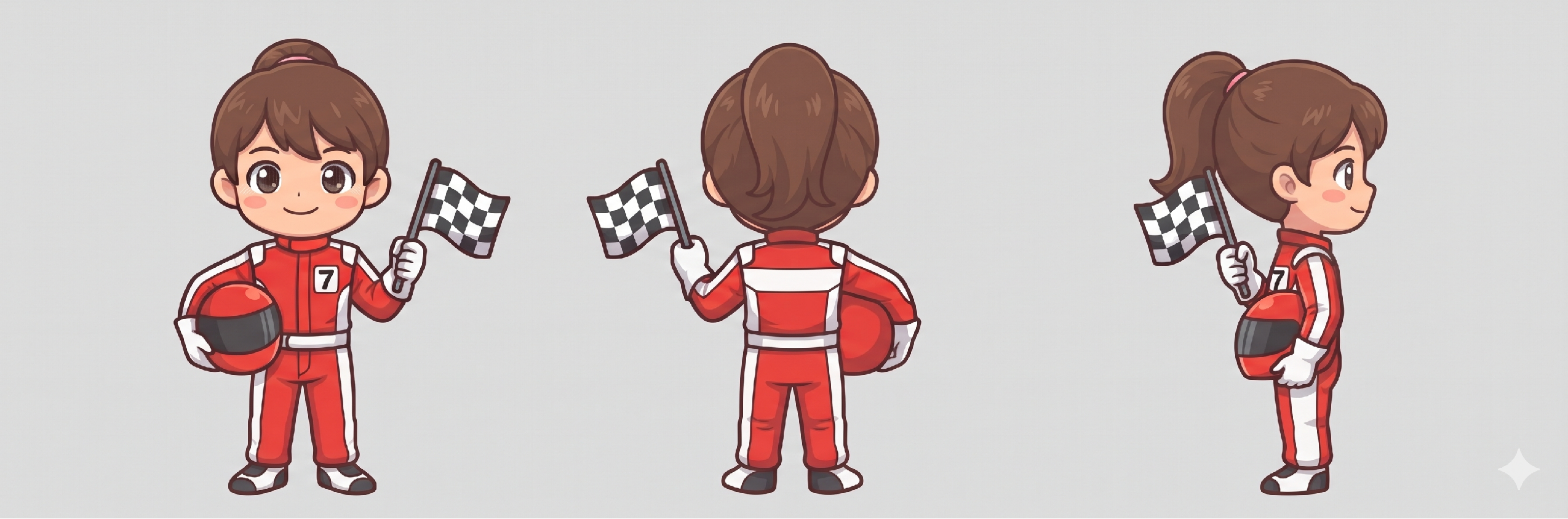
#> input picture assets/characters-src/R4g.png, 1568 x 519 px
$ python -i build_characters.py   (imports and definitions only)
#> lines starting #> are read from the running program, lines starting #| are printed output that depends on the picture
#> further down, picture is the input picture: PIL image 1568x519 RGBA; mean R, G, B, A 205.1, 191.3, 189.8, 255
"""
캐릭터 원본 그림(assets/characters-src/*.png, 제미나이 3칸 시트)을 게임용 그림으로 만듭니다.

  python tools/build_characters.py

하는 일 (캐릭터마다)
 1. 평평한 회색 배경을 투명하게 지웁니다. (테두리와 이어진 배경색 영역만 지우므로, 외곽선 안쪽의 흰 옷은 남습니다)
 2. 작은 조각(제미나이 별 표시, 글자, 반짝이)을 지웁니다.
 3. 앞·뒤·옆 3칸으로 나눕니다. (왼쪽부터 앞, 뒤, 옆모습. 왼쪽을 보는 옆모습은 SIDE_FACES_LEFT 로 뒤집어 오른쪽을 보게)
 4. 세 칸을 같은 배율로 키를 맞춥니다: 앞모습 키(모자 제외 보정값 HAT) 가 BODY_H 가 되게.
 5. 색을 지도에 맞게 조금 진하게(enhance) 하고, 한 캐릭터의 세 칸을 한 장(assets/characters/<id>.webp)에 나란히 붙이고,
    칸마다 위치와 발 기준점을 js/data/character-sprites.js 에 적습니다.

왼쪽을 볼 때는 게임에서 옆모습(right)을 좌우로 뒤집어 그립니다.
"""
import json, os, sys
import numpy as np
from PIL import Image
from scipy import ndimage

ROOT = os.path.dirname(os.path.dirname(os.path.abspath(__file__)))
SRC = os.path.join(ROOT, 'assets', 'characters-src')
OUT = os.path.join(ROOT, 'assets', 'characters')
JS = os.path.join(ROOT, 'js', 'data', 'character-sprites.js')

BODY_H = 300          # 모자를 뺀 몸 키(픽셀). 게임에서 이 높이를 지도 위 몇 px로 그릴지 정합니다.
PAD = 4
# 모자·헬멧 때문에 전체 키가 커 보이는 캐릭터: 전체 키 = 몸 키 × HAT
HAT = {
    'R1b': 1.06, 'R1g': 1.06, 'R2b': 1.28, 'R2g': 1.28, 'R3g': 1.02, 'R5g': 1.10,
    'R6g': 1.04, 'R7g': 1.03,
    'S1': 1.08, 'S2': 1.20, 'S5': 1.06, 'S6': 1.22, 'S7': 1.03, 'S9': 1.02, 'S10': 1.03,
}
VIEWS = ['down', 'up', 'right']
# 지도 그림이 진하고 화사해서 캐릭터 색을 조금 더 진하게(채도·대비) 맞춤
COLOR, CONTRAST, BRIGHT = 1.35, 1.10, 1.02


def enhance(im):
    from PIL import ImageEnhance
    a = im.getchannel('A')
#> a: PIL image 1568x519 L; every value is 255
    rgb = ImageEnhance.Color(im.convert('RGB')).enhance(COLOR)
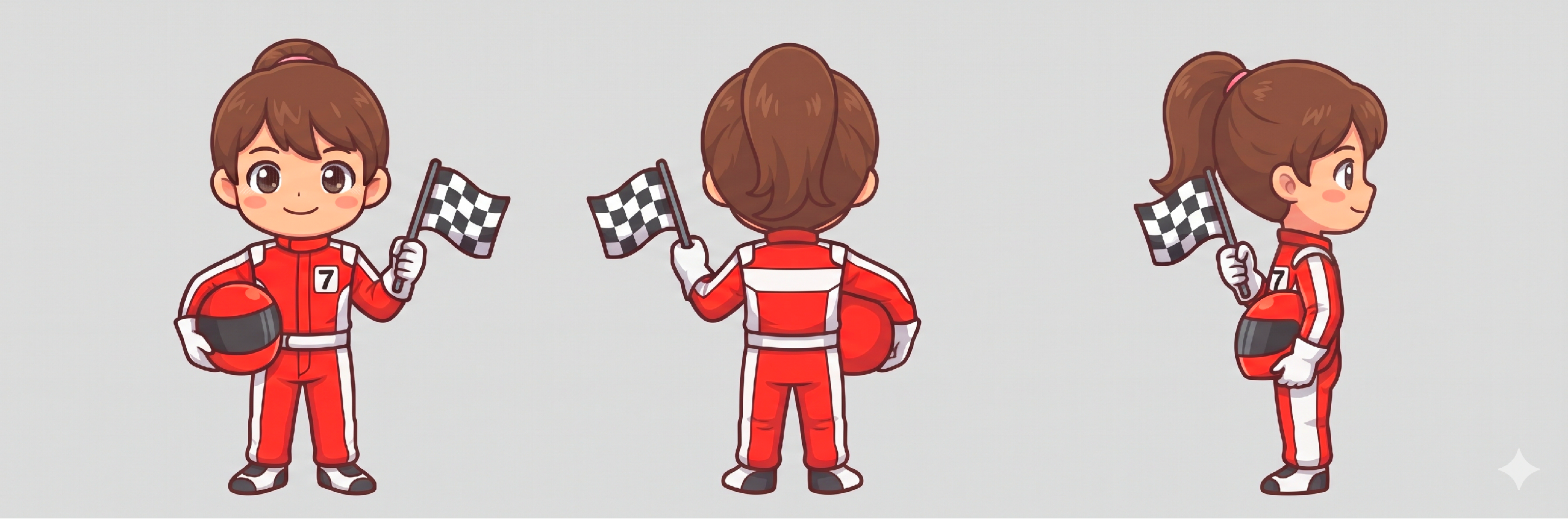
#> rgb: PIL image 1568x519 RGB; mean R, G, B 207.6, 189.7, 187.6
    rgb = ImageEnhance.Brightness(ImageEnhance.Contrast(rgb).enhance(CONTRAST)).enhance(BRIGHT)
    out = rgb.convert('RGBA'); out.putalpha(a)
    return out
# 제미나이가 옆모습을 왼쪽을 보게 그린 캐릭터: 옆모습 칸을 좌우로 뒤집어 모두 오른쪽을 보게 맞춤
SIDE_FACES_LEFT = {'F1', 'F2', 'R1b', 'R1g', 'R4b', 'R5b', 'R6b', 'R6g', 'R7b', 'S1', 'S2', 'S4', 'S7'}


# [102 lines left out: functions remove_bg, split3, foot_x, main, not called in this run]


# [2 lines not run here, left out]

>>> from PIL import Image
>>> picture = Image.open('../assets/characters-src/R4g.png')
>>> result = enhance(picture)
